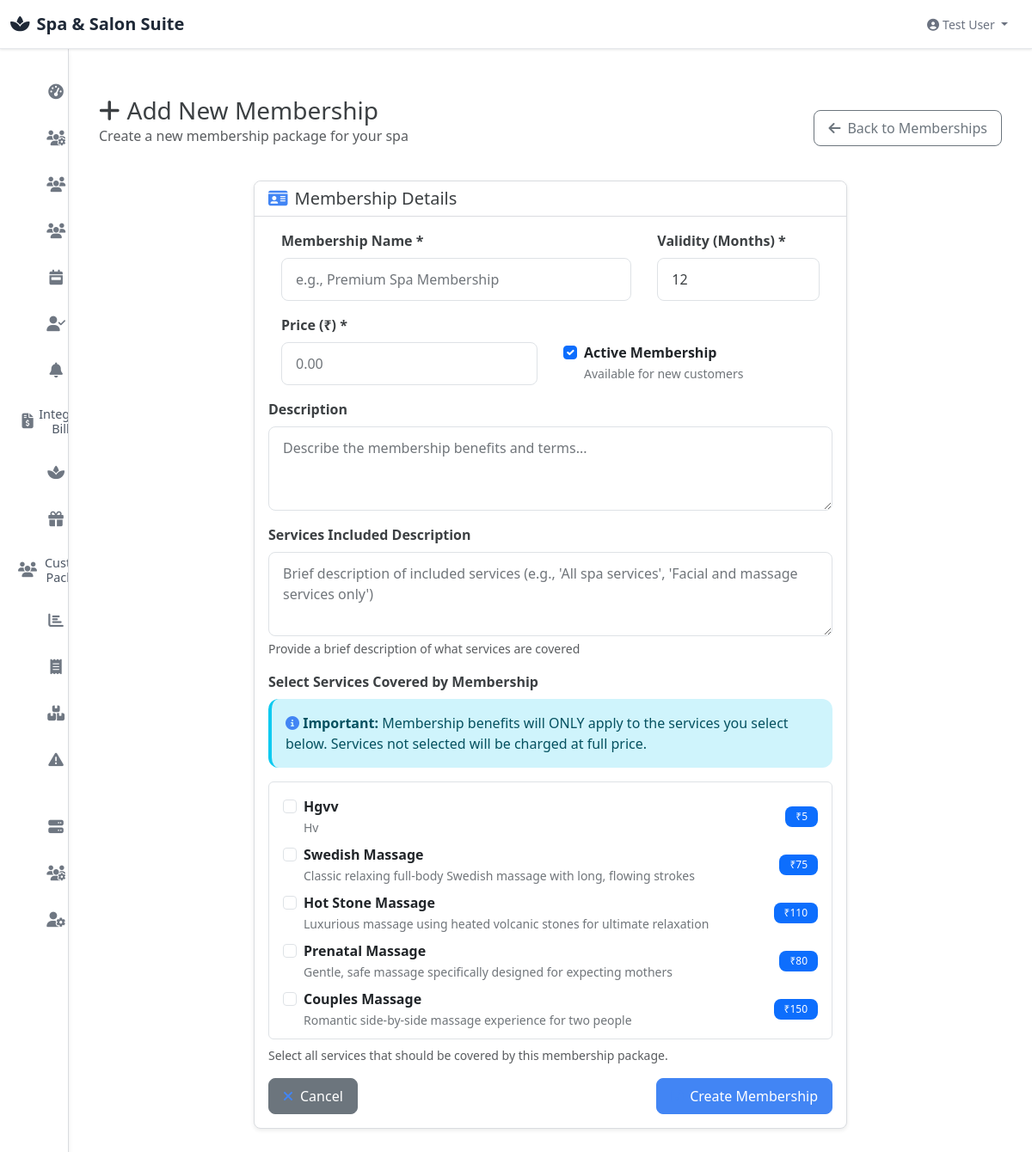
The app's page /memberships/add (signed in) with its own data.
### models.py (models this page shows, shortened)
class Service(db.Model):
    id = db.Column(db.Integer, primary_key=True)
    name = db.Column(db.String(100), nullable=False)
    description = db.Column(db.Text)
    duration = db.Column(db.Integer, nullable=False)  # in minutes
    price = db.Column(db.Float, nullable=False)
    category_id = db.Column(db.Integer, db.ForeignKey('category.id'))
    category = db.Column(db.String(50), nullable=False)  # Fallback for compatibility
    is_active = db.Column(db.Boolean, default=True)
    created_at = db.Column(db.DateTime, default=datetime.utcnow)
    appointments = db.relationship('Appointment', backref='service', lazy=True)

### modules/packages/membership_views.py (the view)
@app.route('/memberships/add')
@login_required
def membership_add():
    if not hasattr(current_user, 'can_access') or not current_user.can_access('packages'):
        flash('Access denied', 'danger')
        return redirect(url_for('dashboard'))
    services = Service.query.filter_by(is_active=True).all()
    return render_template('memberships/add.html', services=services)

### app.py (called while the page is built)
@login_manager.user_loader
def load_user(user_id):
    from models import User
    return User.query.get(int(user_id))

@app.context_processor
def utility_processor():
    import utils
    return dict(utils=utils)

@app.after_request
def after_request(response):
    response.headers['X-Frame-Options'] = 'SAMEORIGIN'
    response.headers['Access-Control-Allow-Origin'] = '*'
    response.headers['Access-Control-Allow-Methods'] = 'GET, POST, PUT, DELETE, OPTIONS'
    response.headers['Access-Control-Allow-Headers'] = 'Content-Type, Authorization, X-Requested-With'
    response.headers['Cache-Control'] = 'no-cache, no-store, must-revalidate'
    response.headers['Pragma'] = 'no-cache'
    response.headers['Expires'] = '0'
    return response

### models.py (called while the page is built, shortened)
    def has_role(self, role):
        if self.role_id and hasattr(self, 'dynamic_role') and self.dynamic_role:
            return self.dynamic_role.name == role
        return self.role == role

    def can_access(self, resource):
        if not self.is_active:
            return False
        if self.has_role('admin') or self.has_role('super_admin') or self.role == 'admin':
            return True

### templates/memberships/add.html (shortened to what this page needs)
{% extends "base.html" %}
{% block content %}
<div class="container-fluid">
    <div class="row">
        <div class="col-12">
            <div class="d-flex justify-content-between align-items-center mb-4">
                <div>
                    <h1 class="h3 mb-0">
                        <i class="fas fa-plus me-2"></i>Add New Membership
                    </h1>
                    <p class="text-muted">Create a new membership package for your spa</p>
                </div>
                <a href="{{ url_for('memberships_list') }}" class="btn btn-outline-secondary">
                    <i class="fas fa-arrow-left me-2"></i>Back to Memberships
                </a>
            </div>
        </div>
    </div>
    <div class="row justify-content-center">
        <div class="col-lg-8">
            <div class="card">
                <div class="card-header">
                    <h5 class="mb-0">
                        <i class="fas fa-id-card me-2"></i>Membership Details
                    </h5>
                </div>
                <div class="card-body">
                    <form method="POST" action="{{ url_for('membership_add_submit') }}">
                        <div class="row mb-3">
                            <div class="col-md-8">
                                <label for="name" class="form-label">Membership Name *</label>
                                <input type="text" class="form-control" id="name" name="name" required
                                       placeholder="e.g., Premium Spa Membership">
                            </div>
                            <div class="col-md-4">
                                <label for="validity_months" class="form-label">Validity (Months) *</label>
                                <input type="number" class="form-control" id="validity_months" name="validity_months"
                                       value="12" min="1" max="36" required>
                            </div>
                        </div>
                        <div class="row mb-3">
                            <div class="col-md-6">
                                <label for="price" class="form-label">Price (₹) *</label>
                                <input type="number" class="form-control" id="price" name="price"
                                       step="0.01" min="0" required placeholder="0.00">
                            </div>
                            <div class="col-md-6 d-flex align-items-end">
                                <div class="form-check">
                                    <input class="form-check-input" type="checkbox" id="is_active" name="is_active" checked>
                                    <label class="form-check-label" for="is_active">
                                        <strong>Active Membership</strong>
                                        <br><small class="text-muted">Available for new customers</small>
                                    </label>
                                </div>
                            </div>
                        </div>
                        <div class="mb-3">
                            <label for="description" class="form-label">Description</label>
                            <textarea class="form-control" id="description" name="description" rows="3"
                                      placeholder="Describe the membership benefits and terms..."></textarea>
                        </div>
                        <div class="mb-3">
                        <label for="services_included" class="form-label">Services Included Description</label>
                        <textarea class="form-control" id="services_included" name="services_included" rows="3"
                                placeholder="Brief description of included services (e.g., 'All spa services', 'Facial and massage services only')"></textarea>
                        <div class="form-text">Provide a brief description of what services are covered</div>
                    </div>
                    <div class="mb-3">
                        <label class="form-label">Select Services Covered by Membership</label>
                        <div class="alert alert-info">
                            <i class="fas fa-info-circle"></i>
                            <strong>Important:</strong> Membership benefits will ONLY apply to the services you select below.
                            Services not selected will be charged at full price.
                        </div>
                        <div class="border rounded p-3" style="max-height: 300px; overflow-y: auto;">
                            {% for service in services %}
                            <div class="form-check mb-2">
                                <input class="form-check-input" type="checkbox"
                                       name="service_ids" value="{{ service.id }}"
                                       id="service_{{ service.id }}">
                                <label class="form-check-label d-flex justify-content-between align-items-center"
                                       for="service_{{ service.id }}">
                                    <span>
                                        <strong>{{ service.name }}</strong>
                                        {% if service.description %}
                                        <br><small class="text-muted">{{ service.description }}</small>
                                        {% endif %}
                                    </span>
                                    <span class="badge bg-primary">₹{{ "{:,.0f}".format(service.price) }}</span>
                                </label>
                            </div>
                            {% endfor %}
                        </div>
                        <div class="form-text mt-2">
                            Select all services that should be covered by this membership package.
                        </div>
                    </div>
                        <div class="d-flex justify-content-between">
                            <a href="{{ url_for('memberships_list') }}" class="btn btn-secondary">
                                <i class="fas fa-times me-2"></i>Cancel
                            </a>
                            <button type="submit" class="btn btn-primary">
                                <i class="fas fa-save me-2"></i>Create Membership
                            </button>
                        </div>
                    </form>
                </div>
            </div>
        </div>
    </div>
</div>
{% endblock %}

### static/css/style.css (style rules this page uses)
:root { --spa-primary: #4285f4; --spa-secondary: #8e9aaf; --spa-success: #34a853; --spa-info: #4fc3f7; --spa-warning: #fbbc04; --spa-danger: #ea4335; --spa-light: #f8f9fa; --spa-dark: #2c3e50; --bs-gutter-x: 30px; --table-border-color: #e8eaed; --table-hover-bg: #f8f9fa; --table-striped-bg: #fafbfc; --professional-bg: #ffffff; --professional-sidebar: #f5f7fa; --professional-border: #dadce0; --professional-text: #3c4043; --professional-muted: #70757a; --accepted-green: #1e8e3e; --pending-orange: #f29900; --overdue-red: #d93025; }
* { box-sizing: border-box; }
html, body { height: 100%; margin: 0; padding: 0; font-family: 'Google Sans', 'Segoe UI', Roboto, sans-serif; background-color: var(--professional-bg); color: var(--professional-text) !important; overflow-x: hidden; padding-top: 56px; }
@media (min-width: 992px) { body { padding-left: 280px; } }
.main-content .container-fluid { max-width: 100%; padding: 0; }
.main-content .row { margin: 0; --bs-gutter-x: 30px; }
.main-content [class*="col"] { padding-left: 15px !important; padding-right: 15px !important; }
body.sidebar-minimized { padding-left: 80px; transition: all 0.3s ease; }
.card { border: 1px solid var(--professional-border); border-radius: 8px; box-shadow: 0 2px 4px rgba(60, 64, 67, 0.1); transition: all 0.3s ease; background-color: var(--professional-bg); }
.card .text-muted { color: var(--professional-muted) !important; }
.card .fas, .card .fa { color: var(--spa-primary) !important; }
.card-header { background-color: var(--professional-bg); border-bottom: 1px solid var(--professional-border); font-weight: 600; border-radius: 8px 8px 0 0 !important; color: var(--professional-text) !important; }
.btn { border-radius: 0.5rem; font-weight: 500; padding: 0.5rem 1rem; transition: all 0.3s ease; }
.btn-primary { background-color: var(--spa-primary); border: 1px solid var(--spa-primary); color: white; }
.form-control, .form-select { border-radius: 0.5rem; border: 1px solid var(--bs-border-color); padding: 0.75rem 1rem; transition: all 0.3s ease; color: var(--professional-text) !important; background-color: var(--professional-bg) !important; }
.form-control::placeholder { color: var(--professional-muted) !important; opacity: 1; }
.form-label { font-weight: 600; color: var(--professional-text) !important; margin-bottom: 0.5rem; }
.badge { border-radius: 0.5rem; padding: 0.375rem 0.75rem; font-weight: 500; font-size: 0.75rem; }
.alert { border: none; border-radius: 0.75rem; border-left: 0.25rem solid; }
.alert-info { border-left-color: var(--bs-info); }

### records on screen
Service: name "Hgvv", description "Hv", price "5"
Service: name "Swedish Massage", description "Classic relaxing full-body Swedish massage with long, flowing strokes", price "75"
Service: name "Hot Stone Massage", description "Luxurious massage using heated volcanic stones for ultimate relaxation", price "110"
Service: name "Prenatal Massage", description "Gentle, safe massage specifically designed for expecting mothers", price "80"
Service: name "Couples Massage", description "Romantic side-by-side massage experience for two people", price "150"
